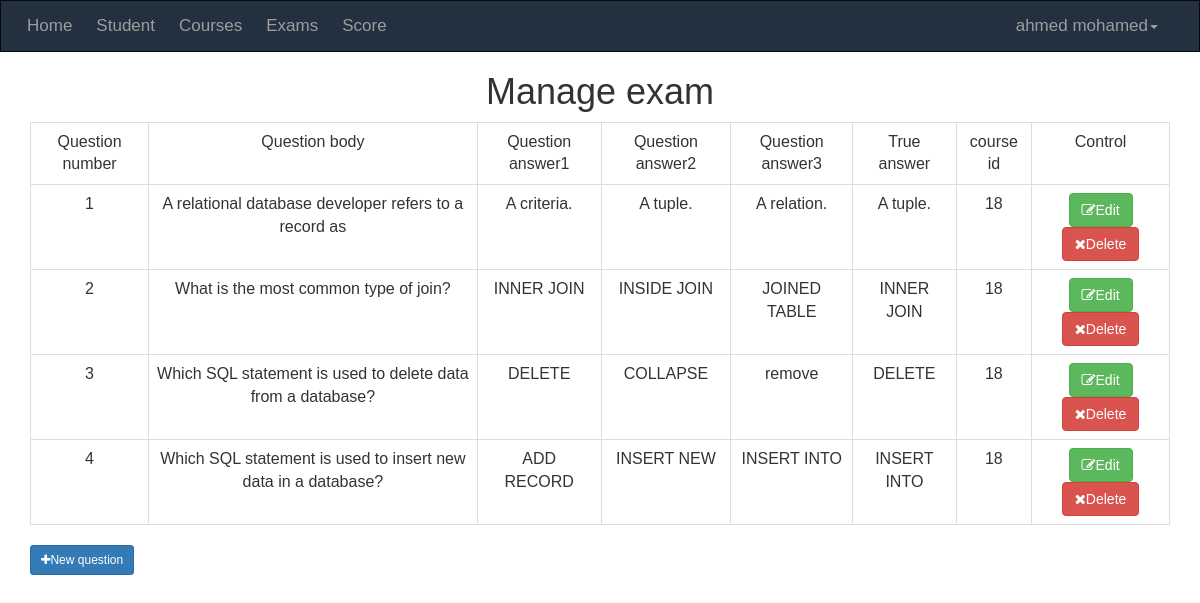
Screenshot of /admin/questions.php?do=Manage&course_id=18 (signed in) with the database file from the repository.
### tables this page shows
CREATE TABLE `exam` (
  `question_number` int(11) NOT NULL,
  `q_body` text NOT NULL,
  `q_answer1` varchar(255) NOT NULL,
  `q_answer2` varchar(255) NOT NULL,
  `q_answer3` varchar(255) NOT NULL,
  `true_answer` varchar(255) NOT NULL,
  `C_id` int(11) NOT NULL
);

### admin/questions.php (the view, shortened to what this page needs)
<?php
if(isset($_SESSION['admin_username'])){
	include "in.php";
	$do="";
	if(isset($_GET['do'])){
			$do=$_GET['do'];
	}else{
			$do='Manage';
	}
	if($do=="Manage"){
		if(isset($_GET["course_id"])&&is_numeric($_GET["course_id"])){
			$course_id=intval($_GET["course_id"]);
		}else{
			$course_id=0;
		}
		$stmt=mysqli_query($conn,"call selectquestionsbycourseid($course_id);");
		$rowcount=mysqli_num_rows($stmt);
		$questions = mysqli_fetch_all($stmt);
		if (!empty($questions)) {
?>
			<h1 class="text-center">Manage exam</h1>
			<div class="container">
				<div class="table-responsive">
					<table class="main-table text-center table table-bordered manage-avatar">
						<tr>
							<td>Question number</td>
							<td>Question body</td>
							<td>Question answer1</td>
                            <td>Question answer2</td>
                            <td>Question answer3</td>
							<td>True answer</td>
							<td>course id</td>
                            <td>Control</td>
						</tr>
<?php
							for($i=0;$i<$rowcount;$i++){
								echo "<tr>";
									echo "<td>".$questions[$i][0]."</td>";
									echo "<td>".$questions[$i][1]."</td>";
                                    echo "<td>".$questions[$i][2]."</td>";
                                    echo "<td>".$questions[$i][3]."</td>";
                                    echo "<td>".$questions[$i][4]."</td>";
                                    echo "<td>".$questions[$i][5]."</td>";
                                    echo "<td>".$questions[$i][6]."</td>";
                                    echo "<td>
										<a href='questions.php?do=Edit&question_id=".$questions[$i][0]."&courseid=".$course_id."' class='btn btn-success'><i class='fa fa-edit'></i>Edit</a>
										<a href='questions.php?do=Delete&question_id=".$questions[$i][0]."&courseid=".$course_id."' class='btn btn-danger confirm'><i class='fa fa-close'></i>Delete</a>";
									echo " </td>";
								echo "</tr>";
							}
?>
					</table>
				</div>
				<?php
				Echo"<a href='questions.php?do=Add&courseid=".$course_id."' class='btn btn-sm btn-primary'><i class='fa fa-plus'></i>";
					Echo "New question";
				Echo"</a>";
				?>
			</div>
<?php
		}
	}
	include $tpl."footer.php";
	}else{
		header("location:index.php");
		exit();
	}
?>

### admin/in.php (shortened to what this page needs)
<?php
	$tpl='include/templates/';
	$css="layout/css/";
	if(!isset($login)){
		include $tpl."header.php";
 	}else{
		include $tpl."login_header.php";
	}
 ?>

### admin/include/templates/header.php (shortened to what this page needs)
<html>
        <link rel="stylesheet" type="text/css" href="<?php echo $css; ?>bootstrap.min.css">
        <link rel="stylesheet" type="text/css" href="<?php echo $css; ?>css.css">
        <link rel="stylesheet" type="text/css" href="<?php echo $css; ?>font-awesome.min.css">
    <body>
<nav class="navbar navbar-inverse">
  <div class="container">
    <div class="navbar-header">
      <a class="navbar-brand" href="index.php">Home</a>
    </div>
    <div class="collapse navbar-collapse" id="app-nav">
      <ul class="nav navbar-nav count">
        <li><a href="students.php">Student</a></li>
        <li><a href="courses.php">Courses</a></li>
        <li><a href="exams.php">Exams</a></li>
        <li><a href="scores.php">Score</a></li>
      </ul>
      <ul class="nav navbar-nav navbar-right">
        <li class="dropdown">
          <a href="#" class="dropdown-toggle" data-toggle="dropdown" role="button" aria-haspopup="true" aria-expanded="false"><?php echo $_SESSION['admin_username'] ?><span class="caret"></span></a>
        </li>
      </ul>
    </div>
  </div>
</nav>

### admin/include/templates/footer.php (shortened to what this page needs)
    </body>
</html>

### admin/layout/css/css.css (style rules this page uses)
body { font-family: Arial, Helvetica, sans-serif; font-size: 17px; line-height: 1.6em; }
* { box-sizing: border-box; -moz-box-sizing: border-box; -o-box-sizing: border-box; -webkit-box-sizing: border-box; }
li { list-style:none; }
a { text-decoration: none; }
.navbar { margin-bottom: 0; border-radius: 0; }
.navbar-inverse { background: #233040; }
.nav >li>a, .navbar-brand { padding: 15px 12px; }
.navbar-brand { font-size: 1em; }

### rows the page displays
exam: question_number "1", q_body "A relational database developer refers to a record as", q_answer1 "A criteria.", q_answer2 "A tuple.", q_answer3 "A relation.", true_answer "A tuple.", C "18"
exam: question_number "2", q_body "What is the most common type of join?", q_answer1 "INNER JOIN", q_answer2 "INSIDE JOIN", q_answer3 "JOINED TABLE", true_answer "INNER JOIN", C "18"
exam: question_number "3", q_body "Which SQL statement is used to delete data from a database?", q_answer1 "DELETE", q_answer2 "COLLAPSE", q_answer3 "remove", true_answer "DELETE", C "18"
exam: question_number "4", q_body "Which SQL statement is used to insert new data in a database?", q_answer1 "ADD RECORD", q_answer2 "INSERT NEW", q_answer3 "INSERT INTO", true_answer "INSERT INTO", C "18"

### other values shown
$_SESSION['admin_username'] "ahmed mohamed"
